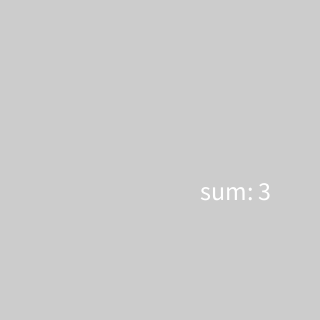
Frame 1 (no input)
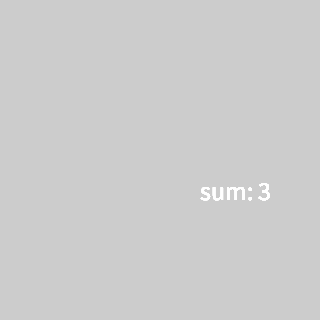
Frame 60 (the mouse pressed at the canvas centre just before this capture)
Frame 120 (the mouse held since frame 60 and released just before this capture): identical to frame 60, image omitted

The Processing sketch that drew these frames (run headless with seeded random() and noise(); from frame 60 on, the mouse is pressed at the canvas centre):

// Processing sketch: example3
// ── example3.pde
void setup() {
  size(320, 320);
}
void draw() {
  int first_number = 1;
  int second_number = 2;
  int sum_number = sum(first_number, second_number);
  textSize(26);
  text("sum: " + sum_number, 200, 200);
}
// ── functions.pde
int sum(int n1, int n2) {
  return n1+n2;
}
